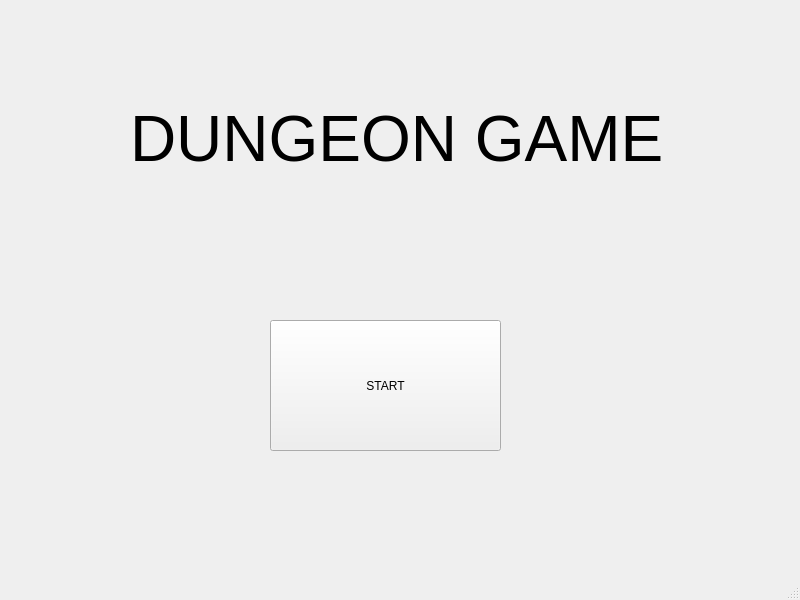
<?xml version="1.0" encoding="UTF-8"?>
<ui version="4.0">
 <class>MainWindow</class>
 <widget class="QMainWindow" name="MainWindow">
  <property name="geometry">
   <rect>
    <x>0</x>
    <y>0</y>
    <width>800</width>
    <height>600</height>
   </rect>
  </property>
  <property name="windowTitle">
   <string>MainWindow</string>
  </property>
  <widget class="QWidget" name="centralwidget">
   <widget class="QPushButton" name="pushButton">
    <property name="geometry">
     <rect>
      <x>270</x>
      <y>320</y>
      <width>231</width>
      <height>131</height>
     </rect>
    </property>
    <property name="text">
     <string>START</string>
    </property>
   </widget>
   <widget class="QLabel" name="label">
    <property name="geometry">
     <rect>
      <x>130</x>
      <y>50</y>
      <width>531</width>
      <height>181</height>
     </rect>
    </property>
    <property name="text">
     <string>&lt;html&gt;&lt;head/&gt;&lt;body&gt;&lt;p&gt;&lt;span style=&quot; font-size:48pt;&quot;&gt;DUNGEON GAME&lt;/span&gt;&lt;/p&gt;&lt;/body&gt;&lt;/html&gt;</string>
    </property>
   </widget>
  </widget>
  <widget class="QMenuBar" name="menubar">
   <property name="geometry">
    <rect>
     <x>0</x>
     <y>0</y>
     <width>800</width>
     <height>21</height>
    </rect>
   </property>
  </widget>
  <widget class="QStatusBar" name="statusbar"/>
 </widget>
 <resources/>
 <connections/>
</ui>
